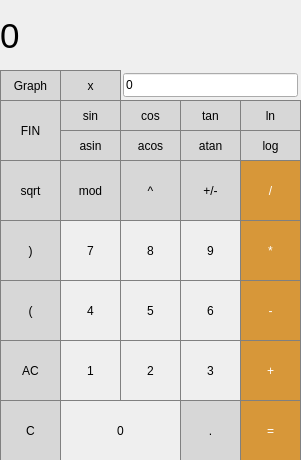
<?xml version="1.0" encoding="UTF-8"?>
<ui version="4.0">
 <class>MainWindow</class>
 <widget class="QMainWindow" name="MainWindow">
  <property name="geometry">
   <rect>
    <x>0</x>
    <y>0</y>
    <width>301</width>
    <height>460</height>
   </rect>
  </property>
  <property name="windowTitle">
   <string>smart_calc_v1</string>
  </property>
  <widget class="QWidget" name="centralwidget">
   <widget class="QLabel" name="result_line">
    <property name="geometry">
     <rect>
      <x>0</x>
      <y>0</y>
      <width>291</width>
      <height>71</height>
     </rect>
    </property>
    <property name="font">
     <font>
      <pointsize>26</pointsize>
     </font>
    </property>
    <property name="styleSheet">
     <string notr="true">QLabel {
	qproperty-alignment: 'AlignVCenter | AlignRight';
	border-bottom: 1px solid gray;
}

background-color : white;</string>
    </property>
    <property name="text">
     <string>0</string>
    </property>
    <property name="buddy">
     <cstring>result_line</cstring>
    </property>
   </widget>
   <widget class="QPushButton" name="pushButton_AC">
    <property name="geometry">
     <rect>
      <x>0</x>
      <y>340</y>
      <width>61</width>
      <height>61</height>
     </rect>
    </property>
    <property name="styleSheet">
     <string notr="true">QPushButton {
	background-color: rgb(215, 215, 215);
	border: 1px solid gray
}
QPushButton:pressed {
	background-color: qlineargradient(x1:0, y1:0, x2:0, y2:1,
								stop: 0 #BEBEBE, stop: 1 #D7D7D7)
}
</string>
    </property>
    <property name="text">
     <string>AC</string>
    </property>
   </widget>
   <widget class="QPushButton" name="pushButton_unar">
    <property name="geometry">
     <rect>
      <x>180</x>
      <y>160</y>
      <width>61</width>
      <height>61</height>
     </rect>
    </property>
    <property name="styleSheet">
     <string notr="true">QPushButton {
	background-color: rgb(215, 215, 215);
	border: 1px solid gray
}
QPushButton:pressed {
	background-color: qlineargradient(x1:0, y1:0, x2:0, y2:1,
								stop: 0 #BEBEBE, stop: 1 #D7D7D7)
}
</string>
    </property>
    <property name="text">
     <string>+/-</string>
    </property>
   </widget>
   <widget class="QPushButton" name="pushButton_mod">
    <property name="geometry">
     <rect>
      <x>60</x>
      <y>160</y>
      <width>61</width>
      <height>61</height>
     </rect>
    </property>
    <property name="styleSheet">
     <string notr="true">QPushButton {
	background-color: rgb(215, 215, 215);
	border: 1px solid gray
}
QPushButton:pressed {
	background-color: qlineargradient(x1:0, y1:0, x2:0, y2:1,
								stop: 0 #BEBEBE, stop: 1 #D7D7D7)
}
</string>
    </property>
    <property name="text">
     <string>mod</string>
    </property>
   </widget>
   <widget class="QPushButton" name="pushButton_div">
    <property name="geometry">
     <rect>
      <x>240</x>
      <y>160</y>
      <width>61</width>
      <height>61</height>
     </rect>
    </property>
    <property name="styleSheet">
     <string notr="true">QPushButton {
	background-color: rgb(215, 151, 57);
	color: white;
	border: 1px solid gray
}
QPushButton:pressed {
	background-color: qlineargradient(x1:0, y1:0, x2:0, y2:1,
								stop: 0 #FF7832, stop: 1 #FF9739)
}
</string>
    </property>
    <property name="text">
     <string>/</string>
    </property>
   </widget>
   <widget class="QPushButton" name="pushButton_7">
    <property name="geometry">
     <rect>
      <x>60</x>
      <y>220</y>
      <width>61</width>
      <height>61</height>
     </rect>
    </property>
    <property name="styleSheet">
     <string notr="true">QPushButton {
	border: 1px solid gray
}
QPushButton:pressed {
	background-color: qlineargradient(x1:0, y1:0, x2:0, y2:1,
								stop: 0 #dadbde, stop: 1 #f6f7fa)
}

</string>
    </property>
    <property name="text">
     <string>7</string>
    </property>
   </widget>
   <widget class="QPushButton" name="pushButton_8">
    <property name="geometry">
     <rect>
      <x>120</x>
      <y>220</y>
      <width>61</width>
      <height>61</height>
     </rect>
    </property>
    <property name="styleSheet">
     <string notr="true">QPushButton {
	border: 1px solid gray
}
QPushButton:pressed {
	background-color: qlineargradient(x1:0, y1:0, x2:0, y2:1,
								stop: 0 #dadbde, stop: 1 #f6f7fa)
}

</string>
    </property>
    <property name="text">
     <string>8</string>
    </property>
   </widget>
   <widget class="QPushButton" name="pushButton_mul">
    <property name="geometry">
     <rect>
      <x>240</x>
      <y>220</y>
      <width>61</width>
      <height>61</height>
     </rect>
    </property>
    <property name="styleSheet">
     <string notr="true">QPushButton {
	background-color: rgb(215, 151, 57);
	color: white;
	border: 1px solid gray
}
QPushButton:pressed {
	background-color: qlineargradient(x1:0, y1:0, x2:0, y2:1,
								stop: 0 #FF7832, stop: 1 #FF9739)
}
</string>
    </property>
    <property name="text">
     <string>*</string>
    </property>
   </widget>
   <widget class="QPushButton" name="pushButton_9">
    <property name="geometry">
     <rect>
      <x>180</x>
      <y>220</y>
      <width>61</width>
      <height>61</height>
     </rect>
    </property>
    <property name="styleSheet">
     <string notr="true">QPushButton {
	border: 1px solid gray
}
QPushButton:pressed {
	background-color: qlineargradient(x1:0, y1:0, x2:0, y2:1,
								stop: 0 #dadbde, stop: 1 #f6f7fa)
}

</string>
    </property>
    <property name="text">
     <string>9</string>
    </property>
   </widget>
   <widget class="QPushButton" name="pushButton_4">
    <property name="geometry">
     <rect>
      <x>60</x>
      <y>280</y>
      <width>61</width>
      <height>61</height>
     </rect>
    </property>
    <property name="styleSheet">
     <string notr="true">QPushButton {
	border: 1px solid gray
}
QPushButton:pressed {
	background-color: qlineargradient(x1:0, y1:0, x2:0, y2:1,
								stop: 0 #dadbde, stop: 1 #f6f7fa)
}

</string>
    </property>
    <property name="text">
     <string>4</string>
    </property>
   </widget>
   <widget class="QPushButton" name="pushButton_5">
    <property name="geometry">
     <rect>
      <x>120</x>
      <y>280</y>
      <width>61</width>
      <height>61</height>
     </rect>
    </property>
    <property name="styleSheet">
     <string notr="true">QPushButton {
	border: 1px solid gray
}
QPushButton:pressed {
	background-color: qlineargradient(x1:0, y1:0, x2:0, y2:1,
								stop: 0 #dadbde, stop: 1 #f6f7fa)
}

</string>
    </property>
    <property name="text">
     <string>5</string>
    </property>
   </widget>
   <widget class="QPushButton" name="pushButton_sub">
    <property name="geometry">
     <rect>
      <x>240</x>
      <y>280</y>
      <width>61</width>
      <height>61</height>
     </rect>
    </property>
    <property name="styleSheet">
     <string notr="true">QPushButton {
	background-color: rgb(215, 151, 57);
	color: white;
	border: 1px solid gray
}
QPushButton:pressed {
	background-color: qlineargradient(x1:0, y1:0, x2:0, y2:1,
								stop: 0 #FF7832, stop: 1 #FF9739)
}
</string>
    </property>
    <property name="text">
     <string>-</string>
    </property>
   </widget>
   <widget class="QPushButton" name="pushButton_6">
    <property name="geometry">
     <rect>
      <x>180</x>
      <y>280</y>
      <width>61</width>
      <height>61</height>
     </rect>
    </property>
    <property name="styleSheet">
     <string notr="true">QPushButton {
	border: 1px solid gray
}
QPushButton:pressed {
	background-color: qlineargradient(x1:0, y1:0, x2:0, y2:1,
								stop: 0 #dadbde, stop: 1 #f6f7fa)
}

</string>
    </property>
    <property name="text">
     <string>6</string>
    </property>
   </widget>
   <widget class="QPushButton" name="pushButton_1">
    <property name="geometry">
     <rect>
      <x>60</x>
      <y>340</y>
      <width>61</width>
      <height>61</height>
     </rect>
    </property>
    <property name="styleSheet">
     <string notr="true">QPushButton {
	border: 1px solid gray
}
QPushButton:pressed {
	background-color: qlineargradient(x1:0, y1:0, x2:0, y2:1,
								stop: 0 #dadbde, stop: 1 #f6f7fa)
}

</string>
    </property>
    <property name="text">
     <string>1</string>
    </property>
   </widget>
   <widget class="QPushButton" name="pushButton_2">
    <property name="geometry">
     <rect>
      <x>120</x>
      <y>340</y>
      <width>61</width>
      <height>61</height>
     </rect>
    </property>
    <property name="styleSheet">
     <string notr="true">QPushButton {
	border: 1px solid gray
}
QPushButton:pressed {
	background-color: qlineargradient(x1:0, y1:0, x2:0, y2:1,
								stop: 0 #dadbde, stop: 1 #f6f7fa)
}

</string>
    </property>
    <property name="text">
     <string>2</string>
    </property>
   </widget>
   <widget class="QPushButton" name="pushButton_sum">
    <property name="geometry">
     <rect>
      <x>240</x>
      <y>340</y>
      <width>61</width>
      <height>61</height>
     </rect>
    </property>
    <property name="styleSheet">
     <string notr="true">QPushButton {
	background-color: rgb(215, 151, 57);
	color: white;
	border: 1px solid gray
}
QPushButton:pressed {
	background-color: qlineargradient(x1:0, y1:0, x2:0, y2:1,
								stop: 0 #FF7832, stop: 1 #FF9739)
}
</string>
    </property>
    <property name="text">
     <string>+</string>
    </property>
   </widget>
   <widget class="QPushButton" name="pushButton_3">
    <property name="geometry">
     <rect>
      <x>180</x>
      <y>340</y>
      <width>61</width>
      <height>61</height>
     </rect>
    </property>
    <property name="styleSheet">
     <string notr="true">QPushButton {
	border: 1px solid gray
}
QPushButton:pressed {
	background-color: qlineargradient(x1:0, y1:0, x2:0, y2:1,
								stop: 0 #dadbde, stop: 1 #f6f7fa)
}

</string>
    </property>
    <property name="text">
     <string>3</string>
    </property>
   </widget>
   <widget class="QPushButton" name="pushButton_0">
    <property name="geometry">
     <rect>
      <x>60</x>
      <y>400</y>
      <width>121</width>
      <height>61</height>
     </rect>
    </property>
    <property name="styleSheet">
     <string notr="true">QPushButton {
	border: 1px solid gray
}
QPushButton:pressed {
	background-color: qlineargradient(x1:0, y1:0, x2:0, y2:1,
								stop: 0 #dadbde, stop: 1 #f6f7fa)
}

</string>
    </property>
    <property name="text">
     <string>0</string>
    </property>
   </widget>
   <widget class="QPushButton" name="pushButton_equal">
    <property name="geometry">
     <rect>
      <x>240</x>
      <y>400</y>
      <width>61</width>
      <height>61</height>
     </rect>
    </property>
    <property name="styleSheet">
     <string notr="true">QPushButton {
	background-color: rgb(215, 151, 57);
	color: white;
	border: 1px solid gray
}
QPushButton:pressed {
	background-color: qlineargradient(x1:0, y1:0, x2:0, y2:1,
								stop: 0 #FF7832, stop: 1 #FF9739)
}
</string>
    </property>
    <property name="text">
     <string>=</string>
    </property>
   </widget>
   <widget class="QPushButton" name="pushButton_point">
    <property name="geometry">
     <rect>
      <x>180</x>
      <y>400</y>
      <width>61</width>
      <height>61</height>
     </rect>
    </property>
    <property name="styleSheet">
     <string notr="true">QPushButton {
	background-color: rgb(215, 215, 215);
	border: 1px solid gray
}
QPushButton:pressed {
	background-color: qlineargradient(x1:0, y1:0, x2:0, y2:1,
								stop: 0 #BEBEBE, stop: 1 #D7D7D7)
}
</string>
    </property>
    <property name="text">
     <string>.</string>
    </property>
   </widget>
   <widget class="QPushButton" name="pushButton_sin">
    <property name="geometry">
     <rect>
      <x>60</x>
      <y>100</y>
      <width>61</width>
      <height>31</height>
     </rect>
    </property>
    <property name="styleSheet">
     <string notr="true">QPushButton {
	background-color: rgb(215, 215, 215);
	border: 1px solid gray
}
QPushButton:pressed {
	background-color: qlineargradient(x1:0, y1:0, x2:0, y2:1,
								stop: 0 #BEBEBE, stop: 1 #D7D7D7)
}
</string>
    </property>
    <property name="text">
     <string>sin</string>
    </property>
   </widget>
   <widget class="QPushButton" name="pushButton_acos">
    <property name="geometry">
     <rect>
      <x>120</x>
      <y>130</y>
      <width>61</width>
      <height>31</height>
     </rect>
    </property>
    <property name="styleSheet">
     <string notr="true">QPushButton {
	background-color: rgb(215, 215, 215);
	border: 1px solid gray
}
QPushButton:pressed {
	background-color: qlineargradient(x1:0, y1:0, x2:0, y2:1,
								stop: 0 #BEBEBE, stop: 1 #D7D7D7)
}
</string>
    </property>
    <property name="text">
     <string>acos</string>
    </property>
   </widget>
   <widget class="QPushButton" name="pushButton_open_br">
    <property name="geometry">
     <rect>
      <x>0</x>
      <y>280</y>
      <width>61</width>
      <height>61</height>
     </rect>
    </property>
    <property name="styleSheet">
     <string notr="true">QPushButton {
	background-color: rgb(215, 215, 215);
	border: 1px solid gray
}
QPushButton:pressed {
	background-color: qlineargradient(x1:0, y1:0, x2:0, y2:1,
								stop: 0 #BEBEBE, stop: 1 #D7D7D7)
}
</string>
    </property>
    <property name="text">
     <string>(</string>
    </property>
   </widget>
   <widget class="QPushButton" name="pushButton_close_br">
    <property name="geometry">
     <rect>
      <x>0</x>
      <y>220</y>
      <width>61</width>
      <height>61</height>
     </rect>
    </property>
    <property name="styleSheet">
     <string notr="true">QPushButton {
	background-color: rgb(215, 215, 215);
	border: 1px solid gray
}
QPushButton:pressed {
	background-color: qlineargradient(x1:0, y1:0, x2:0, y2:1,
								stop: 0 #BEBEBE, stop: 1 #D7D7D7)
}
</string>
    </property>
    <property name="text">
     <string>)</string>
    </property>
   </widget>
   <widget class="QPushButton" name="pushButton_extent">
    <property name="geometry">
     <rect>
      <x>120</x>
      <y>160</y>
      <width>61</width>
      <height>61</height>
     </rect>
    </property>
    <property name="styleSheet">
     <string notr="true">QPushButton {
	background-color: rgb(215, 215, 215);
	border: 1px solid gray
}
QPushButton:pressed {
	background-color: qlineargradient(x1:0, y1:0, x2:0, y2:1,
								stop: 0 #BEBEBE, stop: 1 #D7D7D7)
}
</string>
    </property>
    <property name="text">
     <string>^</string>
    </property>
   </widget>
   <widget class="QPushButton" name="pushButton_GRAPH">
    <property name="geometry">
     <rect>
      <x>0</x>
      <y>70</y>
      <width>61</width>
      <height>31</height>
     </rect>
    </property>
    <property name="styleSheet">
     <string notr="true">QPushButton {
	background-color: rgb(215, 215, 215);
	border: 1px solid gray
}
QPushButton:pressed {
	background-color: qlineargradient(x1:0, y1:0, x2:0, y2:1,
								stop: 0 #BEBEBE, stop: 1 #D7D7D7)
}
</string>
    </property>
    <property name="text">
     <string>Graph</string>
    </property>
   </widget>
   <widget class="QPushButton" name="pushButton_X">
    <property name="geometry">
     <rect>
      <x>60</x>
      <y>70</y>
      <width>61</width>
      <height>31</height>
     </rect>
    </property>
    <property name="styleSheet">
     <string notr="true">QPushButton {
	background-color: rgb(215, 215, 215);
	border: 1px solid gray
}
QPushButton:pressed {
	background-color: qlineargradient(x1:0, y1:0, x2:0, y2:1,
								stop: 0 #BEBEBE, stop: 1 #D7D7D7)
}
</string>
    </property>
    <property name="text">
     <string>x</string>
    </property>
   </widget>
   <widget class="QPushButton" name="pushButton_tan">
    <property name="geometry">
     <rect>
      <x>180</x>
      <y>100</y>
      <width>61</width>
      <height>31</height>
     </rect>
    </property>
    <property name="styleSheet">
     <string notr="true">QPushButton {
	background-color: rgb(215, 215, 215);
	border: 1px solid gray
}
QPushButton:pressed {
	background-color: qlineargradient(x1:0, y1:0, x2:0, y2:1,
								stop: 0 #BEBEBE, stop: 1 #D7D7D7)
}
</string>
    </property>
    <property name="text">
     <string>tan</string>
    </property>
   </widget>
   <widget class="QPushButton" name="pushButton_cos">
    <property name="geometry">
     <rect>
      <x>120</x>
      <y>100</y>
      <width>61</width>
      <height>31</height>
     </rect>
    </property>
    <property name="styleSheet">
     <string notr="true">QPushButton {
	background-color: rgb(215, 215, 215);
	border: 1px solid gray
}
QPushButton:pressed {
	background-color: qlineargradient(x1:0, y1:0, x2:0, y2:1,
								stop: 0 #BEBEBE, stop: 1 #D7D7D7)
}
</string>
    </property>
    <property name="text">
     <string>cos</string>
    </property>
   </widget>
   <widget class="QPushButton" name="pushButton_asin">
    <property name="geometry">
     <rect>
      <x>60</x>
      <y>130</y>
      <width>61</width>
      <height>31</height>
     </rect>
    </property>
    <property name="styleSheet">
     <string notr="true">QPushButton {
	background-color: rgb(215, 215, 215);
	border: 1px solid gray
}
QPushButton:pressed {
	background-color: qlineargradient(x1:0, y1:0, x2:0, y2:1,
								stop: 0 #BEBEBE, stop: 1 #D7D7D7)
}
</string>
    </property>
    <property name="text">
     <string>asin</string>
    </property>
   </widget>
   <widget class="QPushButton" name="pushButton_atan">
    <property name="geometry">
     <rect>
      <x>180</x>
      <y>130</y>
      <width>61</width>
      <height>31</height>
     </rect>
    </property>
    <property name="styleSheet">
     <string notr="true">QPushButton {
	background-color: rgb(215, 215, 215);
	border: 1px solid gray
}
QPushButton:pressed {
	background-color: qlineargradient(x1:0, y1:0, x2:0, y2:1,
								stop: 0 #BEBEBE, stop: 1 #D7D7D7)
}
</string>
    </property>
    <property name="text">
     <string>atan</string>
    </property>
   </widget>
   <widget class="QLineEdit" name="line_X">
    <property name="geometry">
     <rect>
      <x>123</x>
      <y>73</y>
      <width>175</width>
      <height>24</height>
     </rect>
    </property>
    <property name="text">
     <string>0</string>
    </property>
   </widget>
   <widget class="QPushButton" name="pushButton_ln">
    <property name="geometry">
     <rect>
      <x>240</x>
      <y>100</y>
      <width>61</width>
      <height>31</height>
     </rect>
    </property>
    <property name="styleSheet">
     <string notr="true">QPushButton {
	background-color: rgb(215, 215, 215);
	border: 1px solid gray
}
QPushButton:pressed {
	background-color: qlineargradient(x1:0, y1:0, x2:0, y2:1,
								stop: 0 #BEBEBE, stop: 1 #D7D7D7)
}
</string>
    </property>
    <property name="text">
     <string>ln</string>
    </property>
   </widget>
   <widget class="QPushButton" name="pushButton_log">
    <property name="geometry">
     <rect>
      <x>240</x>
      <y>130</y>
      <width>61</width>
      <height>31</height>
     </rect>
    </property>
    <property name="styleSheet">
     <string notr="true">QPushButton {
	background-color: rgb(215, 215, 215);
	border: 1px solid gray
}
QPushButton:pressed {
	background-color: qlineargradient(x1:0, y1:0, x2:0, y2:1,
								stop: 0 #BEBEBE, stop: 1 #D7D7D7)
}
</string>
    </property>
    <property name="text">
     <string>log</string>
    </property>
   </widget>
   <widget class="QPushButton" name="pushButton_C">
    <property name="geometry">
     <rect>
      <x>0</x>
      <y>400</y>
      <width>61</width>
      <height>61</height>
     </rect>
    </property>
    <property name="styleSheet">
     <string notr="true">QPushButton {
	background-color: rgb(215, 215, 215);
	border: 1px solid gray
}
QPushButton:pressed {
	background-color: qlineargradient(x1:0, y1:0, x2:0, y2:1,
								stop: 0 #BEBEBE, stop: 1 #D7D7D7)
}
</string>
    </property>
    <property name="text">
     <string>C</string>
    </property>
   </widget>
   <widget class="QPushButton" name="pushButton_FIN">
    <property name="geometry">
     <rect>
      <x>0</x>
      <y>100</y>
      <width>61</width>
      <height>61</height>
     </rect>
    </property>
    <property name="styleSheet">
     <string notr="true">QPushButton {
	background-color: rgb(215, 215, 215);
	border: 1px solid gray
}
QPushButton:pressed {
	background-color: qlineargradient(x1:0, y1:0, x2:0, y2:1,
								stop: 0 #BEBEBE, stop: 1 #D7D7D7)
}
</string>
    </property>
    <property name="text">
     <string>FIN</string>
    </property>
   </widget>
   <widget class="QPushButton" name="pushButton_sqrt">
    <property name="geometry">
     <rect>
      <x>0</x>
      <y>160</y>
      <width>61</width>
      <height>61</height>
     </rect>
    </property>
    <property name="styleSheet">
     <string notr="true">QPushButton {
	background-color: rgb(215, 215, 215);
	border: 1px solid gray
}
QPushButton:pressed {
	background-color: qlineargradient(x1:0, y1:0, x2:0, y2:1,
								stop: 0 #BEBEBE, stop: 1 #D7D7D7)
}
</string>
    </property>
    <property name="text">
     <string>sqrt</string>
    </property>
   </widget>
  </widget>
 </widget>
 <resources/>
 <connections/>
</ui>
